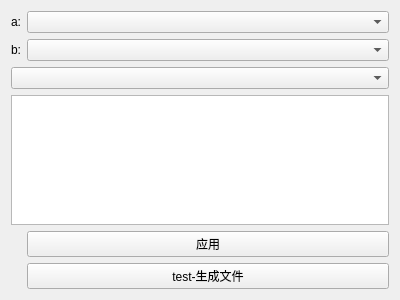
<?xml version="1.0" encoding="UTF-8"?>
<ui version="4.0">
 <class>OccBooleanBaseWidget</class>
 <widget class="QWidget" name="OccBooleanBaseWidget">
  <property name="geometry">
   <rect>
    <x>0</x>
    <y>0</y>
    <width>400</width>
    <height>300</height>
   </rect>
  </property>
  <property name="windowTitle">
   <string>Form</string>
  </property>
  <layout class="QGridLayout" name="gridLayout">
   <item row="3" column="0" colspan="2">
    <widget class="QListView" name="listView"/>
   </item>
   <item row="1" column="1">
    <widget class="QComboBox" name="comboBoxB"/>
   </item>
   <item row="0" column="1">
    <widget class="QComboBox" name="comboBoxA"/>
   </item>
   <item row="1" column="0">
    <widget class="QLabel" name="label_2">
     <property name="text">
      <string>b:</string>
     </property>
    </widget>
   </item>
   <item row="6" column="1">
    <spacer name="verticalSpacer">
     <property name="orientation">
      <enum>Qt::Orientation::Vertical</enum>
     </property>
     <property name="sizeHint" stdset="0">
      <size>
       <width>20</width>
       <height>40</height>
      </size>
     </property>
    </spacer>
   </item>
   <item row="2" column="0" colspan="2">
    <widget class="QComboBox" name="comboBoxOp"/>
   </item>
   <item row="4" column="1">
    <widget class="QPushButton" name="pushButtonApply">
     <property name="text">
      <string>应用</string>
     </property>
    </widget>
   </item>
   <item row="0" column="0">
    <widget class="QLabel" name="label">
     <property name="sizePolicy">
      <sizepolicy hsizetype="Fixed" vsizetype="Preferred">
       <horstretch>0</horstretch>
       <verstretch>0</verstretch>
      </sizepolicy>
     </property>
     <property name="text">
      <string>a:</string>
     </property>
    </widget>
   </item>
   <item row="5" column="1">
    <widget class="QPushButton" name="pushButton">
     <property name="text">
      <string>test-生成文件</string>
     </property>
    </widget>
   </item>
  </layout>
 </widget>
 <resources/>
 <connections/>
</ui>
